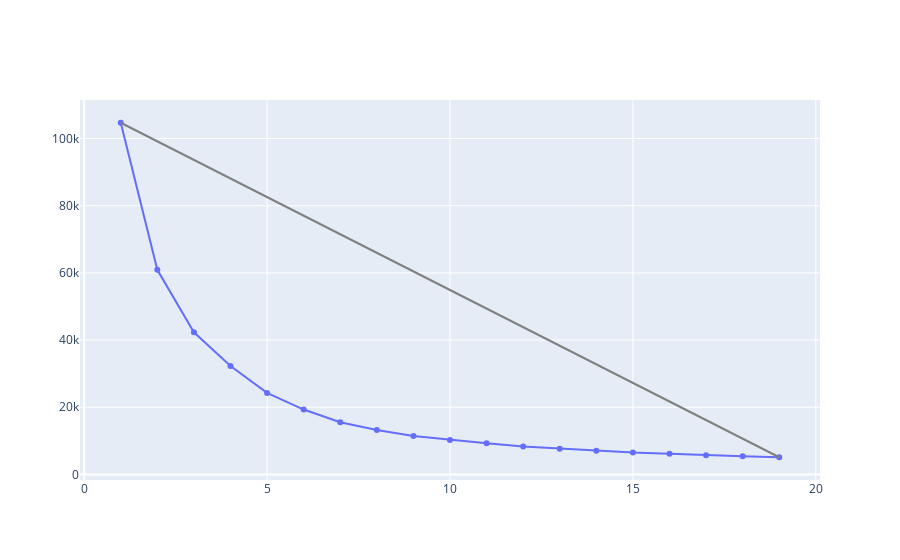

The code cell stored with this chart in its notebook:
### Markdown cell above
# K means experiment

From the plot generated below, it is difficult to see where the elbow is. Upon inspection of the points, I've determined that after `k=9` is when the points stop seeing significant change.

### Code cell
sum_squares = []
candidate_k_values = list(range(1,20))
for k in candidate_k_values:
    kmeans = KMeans(n_clusters=k, random_state=42)
    kmeans.fit(X)
    sum_squares.append(kmeans.inertia_)

fig = go.Figure()
fig.add_trace(
    go.Line(
        x=candidate_k_values, 
        y=sum_squares))

fig.add_shape(
        type="line",
        x0=1, y0=max(sum_squares), x1=19, y1=min(sum_squares),
        line={"color":"grey"}
    )

### Figure 1 — Plotly figure (JSON) as saved in the notebook; plotly's stock layout.template omitted (floating-point values rounded to 4 significant figures)
{"data": [{"type": "scatter", "x": [1, 2, 3, 4, 5, 6, 7, 8, 9, 10, 11, 12, 13, 14, 15, 16, 17, 18, 19], "y": [104700.0, 60920.0, 42310.0, 32270.0, 24280.0, 19320.0, 15520.0, 13220.0, 11420.0, 10260.0, 9249.0, 8323.0, 7658.0, 7060.0, 6527.0, 6168.0, 5707.0, 5407.0, 5114.0]}], "layout": {"shapes": [{"line": {"color": "grey"}, "type": "line", "x0": 1, "x1": 19, "y0": 104700.0, "y1": 5114.0}]}}
